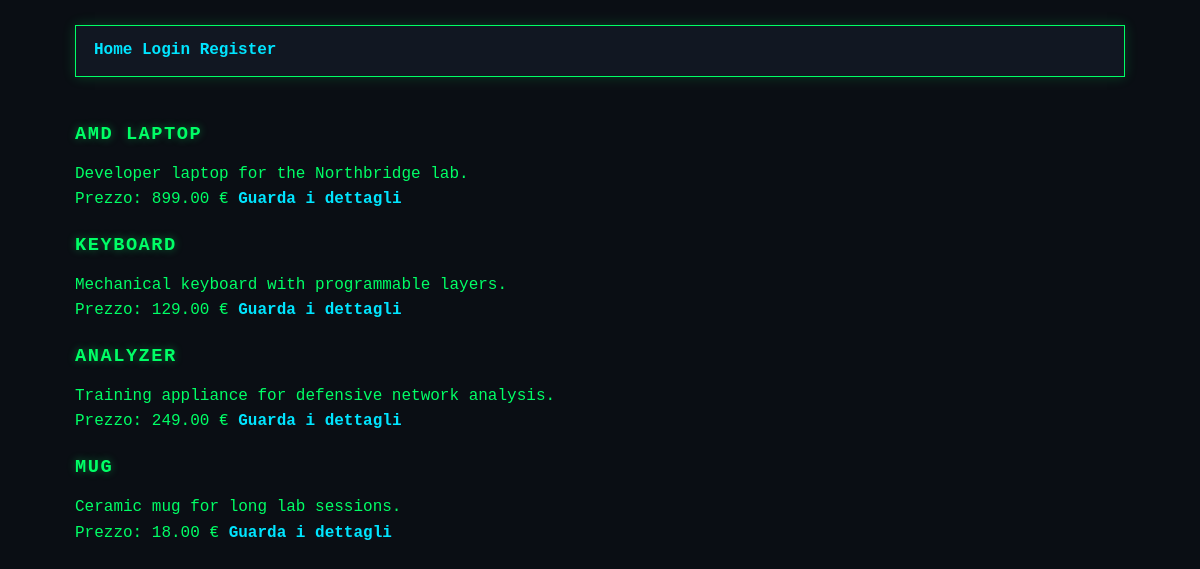
Screenshot of /web/src/index.php with the database file from the repository.
### tables this page shows
create table products (
  id INT AUTO_INCREMENT PRIMARY KEY,
  name VARCHAR(120) NOT NULL,
  description TEXT NOT NULL,
  price DECIMAL(10,2) NOT NULL,
  image VARCHAR(255) DEFAULT NULL
);

### web/src/index.php (the view, shortened to what this page needs)
<?php
    $products = [];
    $error = null;
    try {
        $prepst = $pdo->query("select id, name, description, price, image  from products");
        $products = $prepst->fetchAll(PDO::FETCH_ASSOC);
    }
    catch (PDOException $e){
        $error = "[err] Errore del database, impossibile caricare i dati.";
    }
?>
<!DOCTYPE html>
<html lang="it">
<head>
    <link rel="stylesheet" href="../assets/style.css">
</head>
<body>
    <nav>
        <a href="index.php">Home</a>
          <?php if (isset($_SESSION['user_id'])): ?>
    <span>Benvenuto,  Seleziona il tuo prodotto. <?= htmlspecialchars($_SESSION['username'], ENT_QUOTES, 'UTF-8') ?></span>
        <a href="dashboard.php">Dashboard </a>
        <a href="logout.php">Logout</a>
    <?php else: ?>
        <a href="login.php">Login</a>
        <a href="register.php">Register</a>
   <?php endif; ?>
    </nav>
    <div class="products">
    <?php if($error): ?>
        <p class="error"><?= htmlspecialchars($error,  ENT_QUOTES, 'UTF-8') ?></p>
    <?php elseif (empty($products)): ?>
        <p>Nessun prodotto disponibile al momento.</p>
    <?php else: ?>
    <?php foreach ($products as $product) : ?>
        <div class="product">
        <h3><?= htmlspecialchars($product['name'], ENT_QUOTES, 'UTF-8') ?></h3>
        <p><?= htmlspecialchars($product['description'], ENT_QUOTES, 'UTF-8') ?></p>
        <span>Prezzo: <?= number_format((float)$product['price'], 2) ?> €</span>
        <a href="product.php?id=<?= (int)$product['id'] ?>">Guarda i dettagli</a>
        </div>
    <?php endforeach; ?>
    <?php endif; ?>
    </div>
</body>
</html>

### web/assets/style.css (style rules this page uses)
* { box-sizing: border-box; margin: 0; padding: 0; }
body { background-color: #0a0e14; color: #00ff66; font-family: 'Courier New', Courier, monospace; line-height: 1.6; padding: 25px; max-width: 1100px; margin: 0 auto; }
nav { background: #111722; border: 1px solid #00ff66; padding: 12px 18px; margin-bottom: 25px; box-shadow: 0 0 12px rgba(0, 255, 102, 0.2); }
a { color: #00e5ff; text-decoration: none; font-weight: bold; }
h1, h2, h3 { color: #00ff66; text-transform: uppercase; letter-spacing: 1.5px; margin: 18px 0 12px; text-shadow: 0 0 8px rgba(0, 255, 102, 0.4); }

### rows the page displays
products: name "AMD LAPTOP", description "Developer laptop for the Northbridge lab.", price "899.00"
products: name "KEYBOARD", description "Mechanical keyboard with programmable layers.", price "129.00"
products: name "ANALYZER", description "Training appliance for defensive network analysis.", price "249.00"
products: name "MUG", description "Ceramic mug for long lab sessions.", price "18.00"
